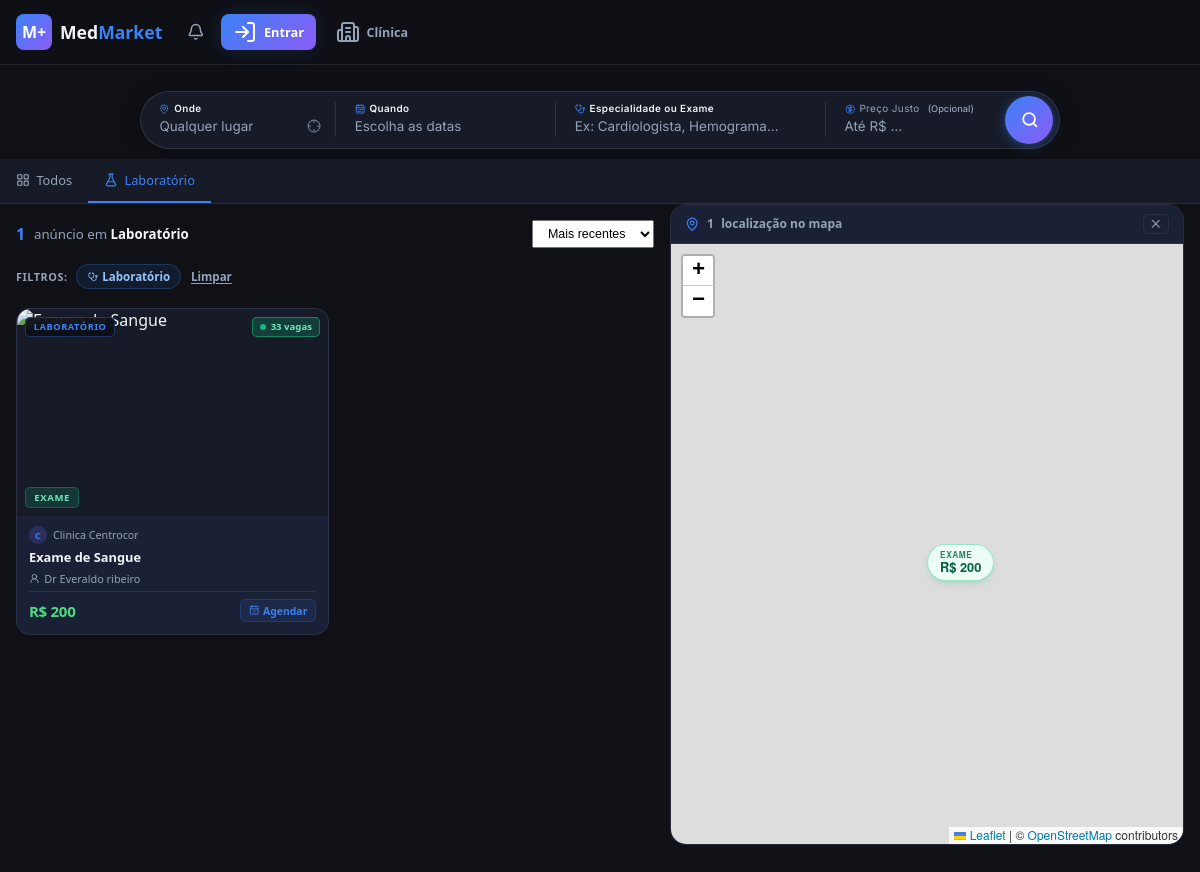
The page /?category=Laboratório on the database its author committed.
### App/models.py (models this page shows, shortened)
class ClinicService(db.Model):
    __tablename__ = 'clinic_services'
    id          = db.Column(db.Integer,     primary_key=True)
    clinic_id   = db.Column(db.Integer,     db.ForeignKey('users.id'), nullable=False)
    title       = db.Column(db.String(150), nullable=False)
    doctor_name = db.Column(db.String(100), nullable=False)
    specialty   = db.Column(db.String(80),  nullable=False)
    price       = db.Column(db.Float,       nullable=False)
    description = db.Column(db.Text,        nullable=True)
    active      = db.Column(db.Boolean,     default=True)
    imagem_url  = db.Column(db.String(255),  nullable=True)   # relative path under static/
    logradouro       = db.Column(db.String(200),  nullable=True)
    numero           = db.Column(db.String(20),   nullable=True)
    complemento      = db.Column(db.String(100),  nullable=True)
    bairro           = db.Column(db.String(100),  nullable=True)
    cidade           = db.Column(db.String(100),  nullable=True)
    estado           = db.Column(db.String(2),    nullable=True)
    cep              = db.Column(db.String(9),    nullable=True)   # "00000-000"
    google_maps_link = db.Column(db.String(500),  nullable=True)
    lat              = db.Column(db.Float,        nullable=True)   # geocoded latitude
    lng              = db.Column(db.Float,        nullable=True)   # geocoded longitude
    created_at       = db.Column(db.DateTime,    server_default=db.func.now())
    service_category  = db.Column(db.String(20), nullable=False, default='consulta')
    exam_type         = db.Column(db.String(30), nullable=True)
    exam_orientations = db.Column(db.Text,       nullable=True)
    schedules        = db.relationship('ClinicSchedule', backref='service', lazy='dynamic',
                                       cascade='all, delete-orphan')
    appointments     = db.relationship('Appointment', backref='service', lazy='dynamic',
                                       foreign_keys='Appointment.service_id',
                                       cascade='all, delete-orphan')
    disponibilidades = db.relationship('Disponibilidade', backref='anuncio', lazy='dynamic',
                                       cascade='all, delete-orphan')
    reviews          = db.relationship('Review', backref='service', lazy='dynamic',
                                       cascade='all, delete-orphan')

class ClinicProfile(db.Model):
    __tablename__ = 'clinic_profiles'
    id                = db.Column(db.Integer,     primary_key=True)
    user_id           = db.Column(db.Integer,     db.ForeignKey('users.id'), unique=True, nullable=False)
    razao_social      = db.Column(db.String(150), nullable=False)
    cnpj              = db.Column(db.String(14),  unique=True, nullable=False, index=True)
    crm_cro           = db.Column(db.String(30),  nullable=True)
    endereco          = db.Column(db.String(300),  nullable=True)
    cep               = db.Column(db.String(9),   nullable=True)
    document_filename = db.Column(db.String(255), nullable=True)
    bio               = db.Column(db.Text,        nullable=True)
    avatar_url        = db.Column(db.String(255), nullable=True)
    banner_url        = db.Column(db.String(255), nullable=True)
    especialidades    = db.Column(db.String(500), nullable=True)
    created_at        = db.Column(db.DateTime,    server_default=db.func.now())
    user = db.relationship('User', back_populates='clinic_profile')

### app.py (the view, shortened to what this page needs)
@app.route("/")
def index():
    query = request.args.get("q", "")
    category = request.args.get("category", "")
    location_raw = request.args.get("location", "").strip()
    max_price_raw = request.args.get("max_price", "").strip()
    date_from = request.args.get("date_from", "").strip() or None
    date_to   = request.args.get("date_to", "").strip()   or None
    user_lat: float | None = None
    user_lng: float | None = None
    _ulat_raw = request.args.get("user_lat", "").strip()
    _ulng_raw = request.args.get("user_lng", "").strip()
    has_filters = bool(location_raw or category or query or max_price_raw or date_from or date_to or user_lat is not None)
    if request.args.get("home") == "1":
        session.pop("search_last_url", None)
    elif has_filters:
        qs = request.query_string.decode("utf-8")
        session["search_last_url"] = "/?" + qs
    elif not request.args:
        saved = session.get("search_last_url")
        if saved:
            return redirect(saved)
    max_price = None
    if max_price_raw:
        try:
            max_price = float(max_price_raw)
        except ValueError:
            pass
    service_type = request.args.get("tipo", "").strip() or None
    _location_filter = None if user_lat is not None else (location_raw or None)
    filtered = filter_listings(
        query,
        category if category else None,
        max_price=max_price,
        date_from=date_from,
        date_to=date_to,
        location=_location_filter,
        service_type=service_type,
    )
    if user_lat is not None and user_lng is not None:
        _center: tuple | None = (user_lat, user_lng)
    else:
        _loc_key = location_raw.split(",")[0].strip().lower() if location_raw else ""
        _center  = _CITY_COORDS.get(_loc_key) if _loc_key else None
    if _center and filtered:
        filtered = _sort_by_proximity_and_price(filtered, _center)
    partners = (
        db.session.query(User, func.count(ClinicService.id).label('svc_count'))
        .join(ClinicService, ClinicService.clinic_id == User.id)
        .filter(ClinicService.active == True, User.user_type == 'CLINICA')
        .group_by(User.id)
        .order_by(func.count(ClinicService.id).desc())
        .limit(6)
        .all()
    )
    _with_img = (
        ClinicService.query
        .filter(ClinicService.active == True, ClinicService.imagem_url.isnot(None))
        .order_by(ClinicService.created_at.desc())
        .limit(6)
        .all()
    )
    if len(_with_img) >= 3:
        banner_listings = _with_img
    else:
        banner_listings = (
            ClinicService.query
            .filter_by(active=True)
            .order_by(ClinicService.created_at.desc())
            .limit(6)
            .all()
        )
    search_performed = bool(location_raw or category or query or user_lat is not None)
    if user_lat is not None and user_lng is not None:
        _loc_center_json = json.dumps({"lat": user_lat, "lng": user_lng})
    else:
        _loc_center_json = _resolve_location_center(location_raw, query)
    return render_template(
        "index.html",
        listings=filtered,
        categories=_load_categories(),
        locations=_load_locations(),
        query=query,
        selected_category=category,
        chat_messages=_load_global_chat(),
        is_logged_in=session.get("user") is not None,
        partners=partners,
        banner_listings=banner_listings,
        map_points_json=_build_map_points(filtered),
        location_center_json=_loc_center_json,
        search_performed=search_performed,
        google_maps_key=app.config.get("GOOGLE_MAPS_KEY", ""),
        user_lat=user_lat,
        user_lng=user_lng,
    )

### templates/index.html (shortened to what this page needs)
{% extends "base.html" %}
{% block extra_css %}
<link rel="stylesheet" href="{{ url_for('static', filename='css/vitrine.css') }}" />
<link rel="stylesheet" href="https://cdn.jsdelivr.net/npm/swiper@11/swiper-bundle.min.css" />
<link rel="stylesheet" href="https://unpkg.com/leaflet@1.9.4/dist/leaflet.css" />
{% endblock %}
{% block content %}
<section class="sp-hero">
  <div class="container">
    <form class="search-pill" id="searchPill" action="/" method="get" autocomplete="off">
      <div class="sp-field sp-field--onde" data-popover="onde">
        <label class="sp-label">
          <i data-lucide="map-pin" class="sp-label-icon"></i>
          Onde
        </label>
        <div class="sp-loc-display{% if request.args.get('user_lat') and request.args.get('user_lng') %} sp-loc-display--filled{% elif request.args.get('location') %} sp-loc-display--filled{% endif %}" id="spLocDisplay">
          {%- if request.args.get('user_lat') and request.args.get('user_lng') -%}Minha Localização{%- else -%}{{ request.args.get('location') or 'Qualquer lugar' }}{%- endif -%}
        </div>
        <button type="button" class="sp-gps-btn{% if request.args.get('user_lat') and request.args.get('user_lng') %} sp-gps-btn--active{% endif %}" id="spGpsBtn" title="Usar minha localização" aria-label="Usar minha localização">
          <i data-lucide="crosshair"></i>
        </button>
      </div>
      <div class="sp-field sp-field--quando" data-popover="quando">
        <label class="sp-label">
          <i data-lucide="calendar-range" class="sp-label-icon"></i>
          Quando
        </label>
        <div class="sp-date-display" id="spDateDisplay">Escolha as datas</div>
      </div>
      <div class="sp-field sp-field--spec" data-popover="spec">
        <label class="sp-label" for="spSpec">
          <i data-lucide="stethoscope" class="sp-label-icon"></i>
          Especialidade ou Exame
        </label>
        <input id="spSpec" type="text" name="q" class="sp-input"
               placeholder="Ex: Cardiologista, Hemograma..."
               value="{{ query }}" />
      </div>
      <div class="sp-field sp-field--price" data-popover="price">
        <label class="sp-label" for="spPrice">
          <i data-lucide="badge-dollar-sign" class="sp-label-icon"></i>
          Preço Justo
          <span class="sp-optional-badge">(Opcional)</span>
        </label>
        <input id="spPrice" type="text" name="max_price" class="sp-input"
               placeholder="Até R$ …"
               inputmode="numeric"
               value="{{ request.args.get('max_price', '') }}" />
      </div>
      <button type="submit" class="sp-btn" aria-label="Buscar">
        <i data-lucide="search"></i>
      </button>
    </form>
  </div>
</section>
<nav class="category-bar">
  <div class="container category-inner">
    <a href="/?home=1{% if query %}&q={{ query }}{% endif %}" class="category-item {% if not selected_category %}active{% endif %}">
      <i data-lucide="layout-grid"></i><span>Todos</span>
    </a>
    {% for cat in categories %}
    <a href="/?category={{ cat.name }}{% if query %}&q={{ query }}{% endif %}"
       class="category-item {% if selected_category == cat.name %}active{% endif %}">
      <i data-lucide="{{ cat.icon }}"></i><span>{{ cat.name }}</span>
    </a>
    {% endfor %}
  </div>
</nav>
<div class="vitrine-outer{% if not search_performed %} vitrine-outer--full{% endif %}">
<div class="vitrine-wrap">
  <div class="vitrine-hdr">
    <div style="display:flex;align-items:center;gap:.55rem;">
      <span id="resultsCount" class="vitrine-count">{{ listings | length }}</span>
      <span style="font-size:.83rem;color:var(--muted);">
        anúncio{{ 's' if listings|length != 1 else '' }}
        {%- if user_lat is not none and user_lng is not none %} próximos a <strong style="color:#3b82f6;"><i data-lucide="crosshair" style="width:.7rem;height:.7rem;vertical-align:middle;"></i> Minha Localização</strong>
        {%- elif selected_category %} em <strong style="color:var(--fg);">{{ selected_category }}</strong>
        {%- elif query %} para <strong style="color:var(--fg);">"{{ query }}"</strong>
        {%- elif request.args.get('location') %} em <strong style="color:var(--fg);">{{ request.args.get('location') }}</strong>
        {%- else %} em destaque{%- endif %}
      </span>
    </div>
    <select id="sortOrder" class="vsb-select" style="width:auto;padding:.32rem .7rem;font-size:.78rem;" onchange="sortCards()">
      <option value="default">{% if user_lat is not none and user_lng is not none %}Mais próximo{% else %}Mais recentes{% endif %}</option>
    </select>
  </div>
  {%- set _loc  = request.args.get('location', '') -%}
  {%- set _df   = request.args.get('date_from', '') -%}
  {%- set _dt   = request.args.get('date_to', '') -%}
  {%- set _mp   = request.args.get('max_price', '') -%}
  {%- set _tipo = request.args.get('tipo', '') -%}
  {%- if _loc or _df or selected_category or query or _mp or _tipo or (user_lat is not none and user_lng is not none) %}
  <div class="sp-active-filters">
    <span class="sp-filters-label">Filtros:</span>
    {% if selected_category %}
    <span class="sp-filter-chip">
      <i data-lucide="stethoscope" class="sp-fc-icon"></i>{{ selected_category }}
    </span>
    {% elif query %}
    <span class="sp-filter-chip">
      <i data-lucide="search" class="sp-fc-icon"></i>"{{ query }}"
    </span>
    {% endif %}
    <a href="/?home=1" class="sp-filter-clear">Limpar</a>
  </div>
  {%- endif %}
  {% if listings %}
  <div class="vm-grid" id="vmGrid">
    {% for listing in listings %}
    {%- set cname = listing.clinic.clinic_profile.razao_social if listing.clinic.clinic_profile else listing.clinic.name -%}
    <a href="/listing/{{ listing.id }}" class="vm-card fade-in"
       data-price="{{ listing.price | int }}"
       data-cat="{{ listing.specialty | lower | e }}"
       data-title="{{ listing.title | lower | e }}"
       data-delay="{{ loop.index0 }}">
      <div class="vm-img-wrap">
        <span class="vm-badge-cat">{{ listing.specialty or 'Serviço' }}</span>
        {% if listing.service_category == 'exame' %}
        <span class="vm-badge-tipo vm-badge-tipo--exame">Exame</span>
        {% elif listing.service_category == 'pacote' %}
        <span class="vm-badge-tipo vm-badge-tipo--pacote">Pacote</span>
        {% else %}
        <span class="vm-badge-tipo vm-badge-tipo--consulta">Consulta</span>
        {% endif %}
        {%- set _slots = listing.disponibilidades.filter_by(status=True).count() -%}
        {% if _slots > 0 %}
        <span class="vm-badge-status vm-badge-status--avail">
          <span class="vm-badge-dot"></span>
          {{ _slots }} vaga{{ 's' if _slots != 1 else '' }}
        </span>
        {% elif listing.active %}
        <span class="vm-badge-status">Ativo</span>
        {% endif %}
      </div>
      <div class="vm-body">
        <div class="vm-clinic-row">
          <div class="vm-av">{{ (cname or 'M')[0] | upper }}</div>
          <span class="vm-clinic-nm" title="{{ cname | e }}">{{ cname | truncate(22, true, '…') }}</span>
        </div>
        <h3 class="vm-card-title">{{ listing.title }}</h3>
        {% if listing.doctor_name %}
        <div class="vm-doctor">
          <i data-lucide="user-round" style="width:.68rem;height:.68rem;flex-shrink:0;"></i>
          {{ listing.doctor_name }}
        </div>
        {% endif %}
        <div class="vm-footer">
          <span class="vm-price">R$&nbsp;{{ "{:,.0f}".format(listing.price).replace(",", ".") }}</span>
          <span class="vm-cta-hint">
            <i data-lucide="calendar-check" style="width:.65rem;height:.65rem;"></i>
            Agendar
          </span>
        </div>
      </div>
    </a>
    {% endfor %}
  </div>
  {% endif %}
</div>
  {% if search_performed %}
  <div class="vm-map-col" id="vmMapCol">
    <div class="vm-map-header">
      <i data-lucide="map-pin" style="width:.9rem;height:.9rem;color:var(--primary);flex-shrink:0;"></i>
      <span id="vmMapCount">{{ listings | length }}</span> local{{ 'ização' if listings|length == 1 else 'izações' }} no mapa
      <button class="vm-map-toggle" id="vmMapToggle" type="button" title="Fechar mapa">
        <i data-lucide="x" style="width:.85rem;height:.85rem;"></i>
      </button>
    </div>
    <div id="map" style="height:600px;width:100%;"></div>
  </div>
  {% endif %}
</div>
{% endblock %}

### rows shown on the page
ClinicService: specialty "Laboratório", specialty "LABORATÓRIO", _slots "33", value "s", title "Exame de Sangue", doctor_name "Dr Everaldo ribeiro", price "200"
ClinicProfile: razao_social "C", razao_social "Clinica Centrocor"

### other values the page prints
{{ request.args.get('location') or 'Qualquer lugar' }} "Qualquer lugar"
{{ cat.name }} "Laboratório"
{{ listings | length }} "1"
{{ 'ização' if listings|length == 1 else 'izações' }} "ização"
